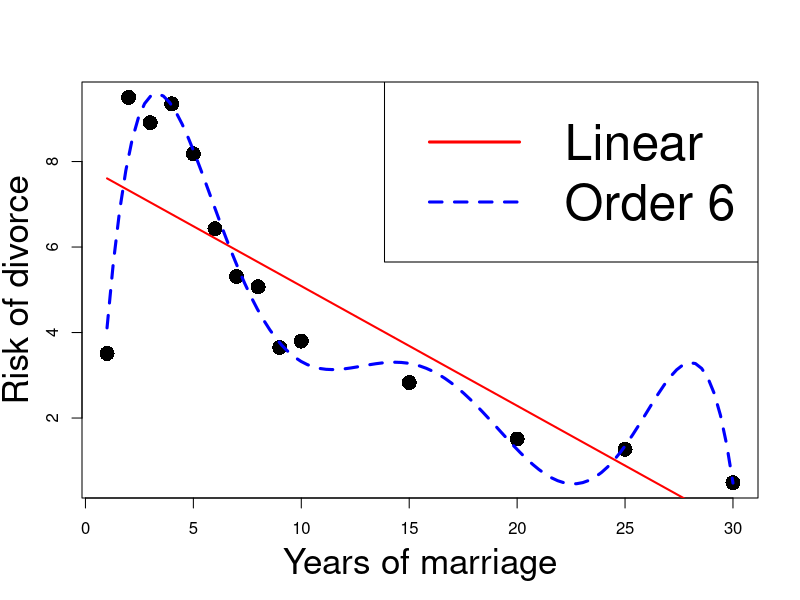
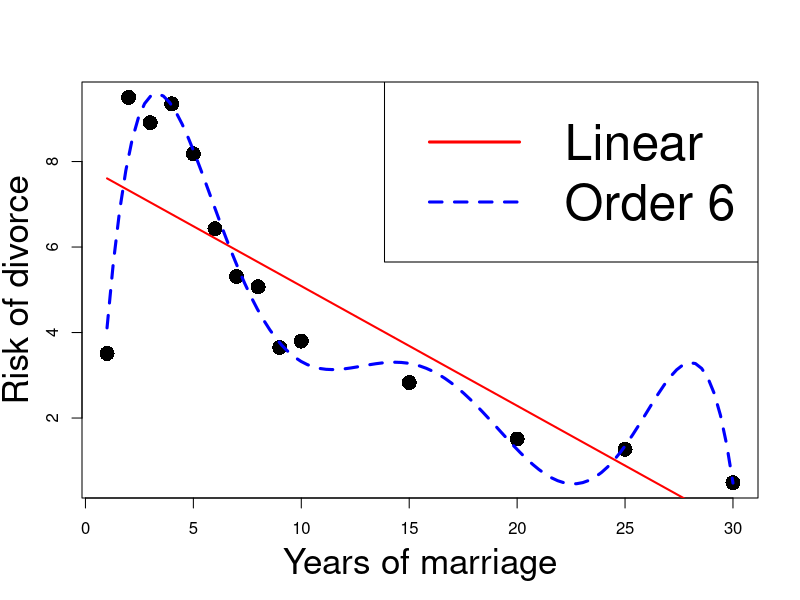
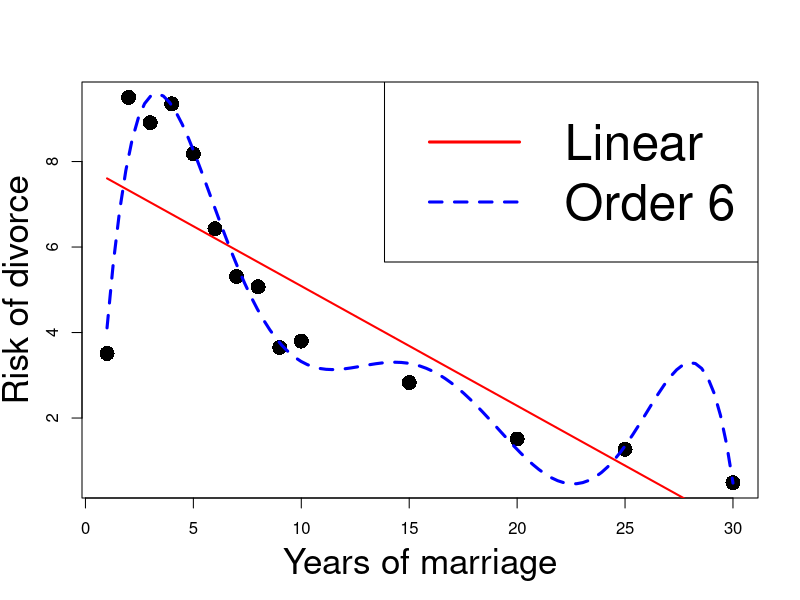
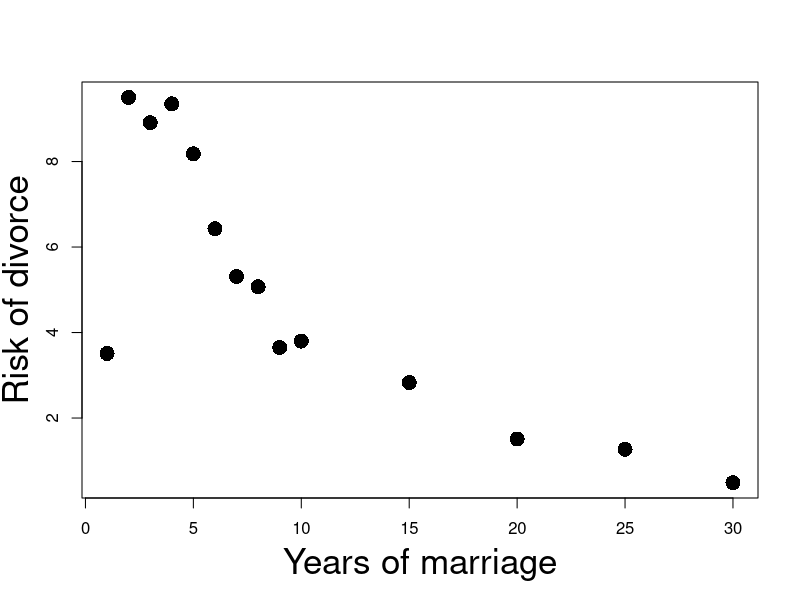
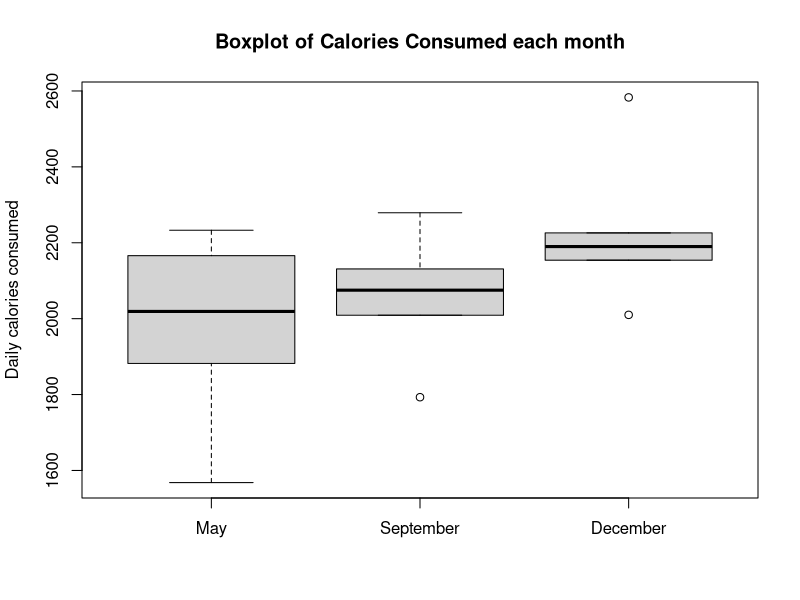
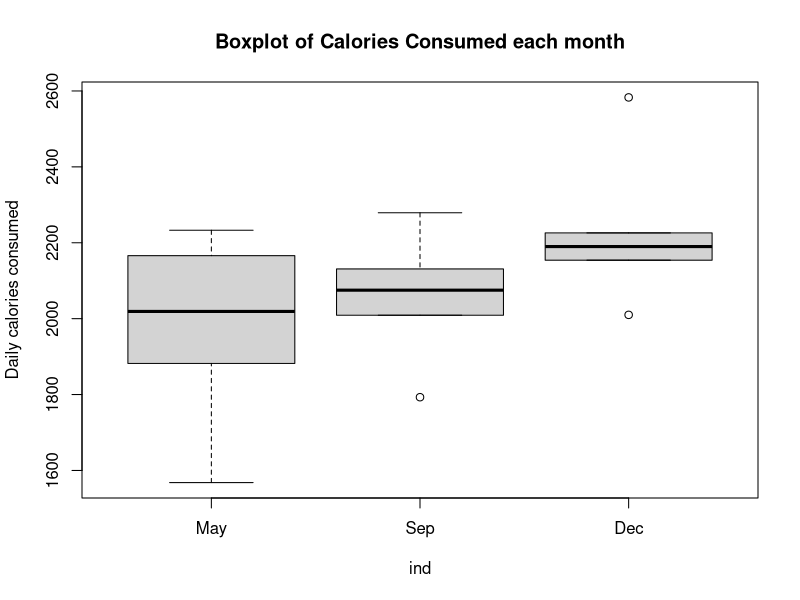
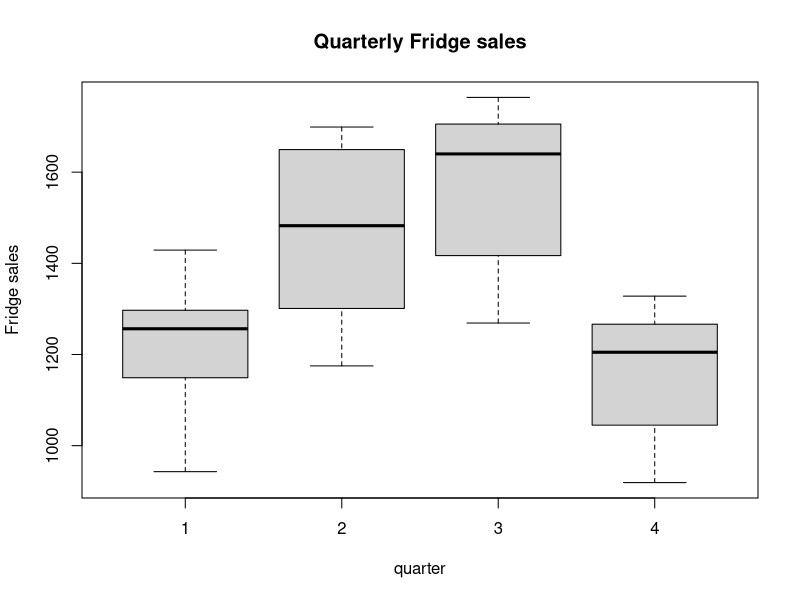

Write R code to recreate these figures, in order.
## ---- chunk 1
#| echo: true

# Enter the data
Z1 <- c(10, 15, 18, 24, 30)
Z2 <- c(50, 75, 90, 120, 150)
Z3 <- c(52, 75, 97, 129, 152)

# Z1 and Z3 are approx correlated
cor(Z1, Z3)

# Z1 and Z2 are exactly correlated
cor(Z1, Z2)

# Z2 and Z3 are approx correlated
cor(Z2, Z3)
## ---- chunk 2
#| echo: true

# Enter the data
Z1 <- c(10, 15, 18, 24, 30)
Z2 <- c(50, 75, 90, 120, 150)
Z3 <- c(52, 75, 97, 129, 152)

# Assemble design matrix
Z <- matrix(c(Z1, Z2, Z3), ncol = 3)

# Compute determinant of Z^T Z
det ( t(Z) %*% Z )
## ---- chunk 3
# Enter the data
Z1 <- c(10, 15, 18, 24, 30)
Z2 <- c(50, 75, 90, 120, 150)
Z3 <- c(52, 75, 97, 129, 152)

# Consider perturbation Z1 + 0.01
PZ1 <- Z1 + 0.01

# Assemble perturbed design matrix
Z <- matrix(c(PZ1, Z2, Z3), ncol = 3)

# Compute the inverse of Z^T Z
solve ( t(Z) %*% Z )
## ---- chunk 4
# Enter the data
Z1 <- c(10, 15, 18, 24, 30)
Z2 <- c(50, 75, 90, 120, 150)
Z3 <- c(52, 75, 97, 129, 152)

# Consider perturbation Z1 + 0.02
PZ1 <- Z1 + 0.02

# Assemble perturbed design matrix
Z <- matrix(c(PZ1, Z2, Z3), ncol = 3)

# Compute the inverse of Z^T Z
solve ( t(Z) %*% Z )
## ---- chunk 5
Z1 <- c(10, 15, 18, 24, 30)
mean(Z1)
## ---- chunk 6
# Enter data
y <- c(70, 65, 90, 95, 110, 115, 120, 140, 155, 150)
x2 <- c(80, 100, 120, 140, 160, 180, 200, 220, 240, 260)
x3 <- c(810, 1009, 1273, 1425, 1633, 1876, 2052, 2201, 2435, 2686)

# Fit model
model <- lm(y ~ x2 + x3)

# We want to display only part of summary
# First capture the output into a vector
temp <- capture.output(summary(model))

# Then print only the lines of interest
cat(paste(temp[9:20], collapse = "\n"))
## ---- chunk 7
# Enter data
y <- c(70, 65, 90, 95, 110, 115, 120, 140, 155, 150)
x2 <- c(80, 100, 120, 140, 160, 180, 200, 220, 240, 260)
x3 <- c(810, 1009, 1273, 1425, 1633, 1876, 2052, 2201, 2435, 2686)

# Fit model
model <- lm(y ~ x2 + x3)

# We want to display only part of summary
# First capture the output into a vector
temp <- capture.output(summary(model))

# Then print only the lines of interest
cat(paste(temp[9:20], collapse = "\n"))
## ---- chunk 8
# Enter data
y <- c(70, 65, 90, 95, 110, 115, 120, 140, 155, 150)
x2 <- c(80, 100, 120, 140, 160, 180, 200, 220, 240, 260)
x3 <- c(810, 1009, 1273, 1425, 1633, 1876, 2052, 2201, 2435, 2686)

# Fit model
model <- lm(y ~ x2 + x3)

# We want to display only part of summary
# First capture the output into a vector
temp <- capture.output(summary(model))

# Then print only the lines of interest
cat(paste(temp[9:20], collapse = "\n"))
## ---- chunk 9
# Enter data
y <- c(70, 65, 90, 95, 110, 115, 120, 140, 155, 150)
x2 <- c(80, 100, 120, 140, 160, 180, 200, 220, 240, 260)
x3 <- c(810, 1009, 1273, 1425, 1633, 1876, 2052, 2201, 2435, 2686)

# Fit model
model <- lm(y ~ x2 + x3)

# We want to display only part of summary
# First capture the output into a vector
temp <- capture.output(summary(model))

# Then print only the lines of interest
cat(paste(temp[9:20], collapse = "\n"))
## ---- chunk 10
# Enter data
x2 <- c(80, 100, 120, 140, 160, 180, 200, 220, 240, 260)
x3 <- c(810, 1009, 1273, 1425, 1633, 1876, 2052, 2201, 2435, 2686)

# Compute correlation
cor(x2, x3)
## ---- chunk 11
# Enter data
y <- c(70, 65, 90, 95, 110, 115, 120, 140, 155, 150)
x2 <- c(80, 100, 120, 140, 160, 180, 200, 220, 240, 260)
x3 <- c(810, 1009, 1273, 1425, 1633, 1876, 2052, 2201, 2435, 2686)

# Fit expenditure as function of income
model.1 <- lm(y ~ x2)

# Capture output
temp.1 <- capture.output(summary(model.1))

# Print reduced output
cat(paste(temp.1[9:19], collapse = "\n"))
## ---- chunk 12
# Enter data
y <- c(70, 65, 90, 95, 110, 115, 120, 140, 155, 150)
x2 <- c(80, 100, 120, 140, 160, 180, 200, 220, 240, 260)
x3 <- c(810, 1009, 1273, 1425, 1633, 1876, 2052, 2201, 2435, 2686)

# Fit expenditure as function of wealth
model.2 <- lm(y ~ x3)

# Capture output
temp.2 <- capture.output(summary(model.2))

# Print reduced output
cat(paste(temp.2[9:19], collapse = "\n"))
## ---- chunk 13
longley <- read.table(file = "datasets/longley.txt",
                      header = TRUE)

head(longley,n=3)
## ---- chunk 14
# Read data file
longley <- read.table(file = "datasets/longley.txt",
                      header = TRUE)

# Return correlations larger than 0.9
cor(longley[ , 1:6]) > 0.9
## ---- chunk 15
#| echo: true
#| code-fold: true
#| code-summary: "Click here to show the full code"
#| fig-asp: 1

# Divorces data
year <- c(1, 2, 3, 4, 5, 6,7, 8, 9, 10, 15, 20, 25, 30)
percent <- c(3.51, 9.5, 8.91, 9.35, 8.18, 6.43, 5.31, 
             5.07, 3.65, 3.8, 2.83, 1.51, 1.27, 0.49)

# Fit linear model
linear <- lm(percent ~ year)

# Fit order 6 model
order_6 <- lm(percent ~ year  + I( year^2 ) + I( year^3 ) + 
                                I( year^4 ) + I( year^5 ) +
                                I( year^6 ))

# Scatter plot of data
plot(year, percent, xlab = "", ylab = "", pch = 16, cex = 2)

# Add labels
mtext("Years of marriage", side = 1, line = 3, cex = 2.1)
mtext("Risk of divorce", side = 2, line = 2.5, cex = 2.1)

# Plot Linear Vs Quadratic
polynomial <- Vectorize(function(x, ps) {
  n <- length(ps)
  sum(ps*x^(1:n-1))
}, "x")
curve(polynomial(x, coef(linear)), add=TRUE, col = "red", lwd = 2)
curve(polynomial(x, coef(order_6)), add=TRUE, col = "blue", lty = 2, lwd = 3)
legend("topright", legend = c("Linear", "Order 6"), 
       col = c("red", "blue"), lty = c(1,2), cex = 3, lwd = 3)
## ---- chunk 16
#| echo: true
#| code-fold: true
#| code-summary: "Click here to show the full code"
#| fig-asp: 1

# Divorces data
year <- c(1, 2, 3, 4, 5, 6,7, 8, 9, 10, 15, 20, 25, 30)
percent <- c(3.51, 9.5, 8.91, 9.35, 8.18, 6.43, 5.31, 
             5.07, 3.65, 3.8, 2.83, 1.51, 1.27, 0.49)

# Fit linear model
linear <- lm(percent ~ year)

# Fit order 6 model
order_6 <- lm(percent ~ year  + I( year^2 ) + I( year^3 ) + 
                                I( year^4 ) + I( year^5 ) +
                                I( year^6 ))

# Scatter plot of data
plot(year, percent, xlab = "", ylab = "", pch = 16, cex = 2)

# Add labels
mtext("Years of marriage", side = 1, line = 3, cex = 2.1)
mtext("Risk of divorce", side = 2, line = 2.5, cex = 2.1)

# Plot Linear Vs Quadratic
polynomial <- Vectorize(function(x, ps) {
  n <- length(ps)
  sum(ps*x^(1:n-1))
}, "x")
curve(polynomial(x, coef(linear)), add=TRUE, col = "red", lwd = 2)
curve(polynomial(x, coef(order_6)), add=TRUE, col = "blue", lty = 2, lwd = 3)
legend("topright", legend = c("Linear", "Order 6"), 
       col = c("red", "blue"), lty = c(1,2), cex = 3, lwd = 3)
## ---- chunk 17
#| echo: true
#| code-fold: true
#| code-summary: "Click here to show the full code"
#| fig-asp: 1

# Divorces data
year <- c(1, 2, 3, 4, 5, 6,7, 8, 9, 10, 15, 20, 25, 30)
percent <- c(3.51, 9.5, 8.91, 9.35, 8.18, 6.43, 5.31, 
             5.07, 3.65, 3.8, 2.83, 1.51, 1.27, 0.49)

# Fit linear model
linear <- lm(percent ~ year)

# Fit order 6 model
order_6 <- lm(percent ~ year  + I( year^2 ) + I( year^3 ) + 
                                I( year^4 ) + I( year^5 ) +
                                I( year^6 ))

# Scatter plot of data
plot(year, percent, xlab = "", ylab = "", pch = 16, cex = 2)

# Add labels
mtext("Years of marriage", side = 1, line = 3, cex = 2.1)
mtext("Risk of divorce", side = 2, line = 2.5, cex = 2.1)

# Plot Linear Vs Quadratic
polynomial <- Vectorize(function(x, ps) {
  n <- length(ps)
  sum(ps*x^(1:n-1))
}, "x")
curve(polynomial(x, coef(linear)), add=TRUE, col = "red", lwd = 2)
curve(polynomial(x, coef(order_6)), add=TRUE, col = "blue", lty = 2, lwd = 3)
legend("topright", legend = c("Linear", "Order 6"), 
       col = c("red", "blue"), lty = c(1,2), cex = 3, lwd = 3)
## ---- chunk 18
#| echo: true
#| code-fold: true
#| code-summary: "Click here to show the full code"
#| fig-asp: 1

# Divorces data
year <- c(1, 2, 3, 4, 5, 6,7, 8, 9, 10, 15, 20, 25, 30)
percent <- c(3.51, 9.5, 8.91, 9.35, 8.18, 6.43, 5.31, 
             5.07, 3.65, 3.8, 2.83, 1.51, 1.27, 0.49)

# Scatter plot of data
plot(year, percent, xlab = "", ylab = "", pch = 16, cex = 2)

# Add labels
mtext("Years of marriage", side = 1, line = 3, cex = 2.1)
mtext("Risk of divorce", side = 2, line = 2.5, cex = 2.1)
## ---- chunk 19
# Enter the data
may <- c(2166, 1568, 2233, 1882, 2019)
sep <- c(2279, 2075, 2131, 2009, 1793)
dec <- c(2226, 2154, 2583, 2010, 2190)

# Combine vectors into a list and label them
data <- list(May = may, September = sep, December = dec)

# Create the boxplot
boxplot(data,
        main = "Boxplot of Calories Consumed each month",
        ylab = "Daily calories consumed")
## ---- chunk 20
# Enter the data
may <- c(2166, 1568, 2233, 1882, 2019)
sep <- c(2279, 2075, 2131, 2009, 1793)
dec <- c(2226, 2154, 2583, 2010, 2190)

# Compute means for each sample
may.bar <- mean(may)
sep.bar <- mean(sep)
dec.bar <- mean(dec)

# Compute grand mean
x.bar <- mean(c(may, sep, dec))

# Compute TrSS
TrSS <- 5 * (may.bar - x.bar)^2 + 5 * (sep.bar - x.bar)^2 + 5 * (dec.bar - x.bar)^2

# Compute ESS
ESS <- sum((may - may.bar)^2) + sum((sep - sep.bar)^2) + sum((dec - dec.bar)^2)

# Print result
c(TrSS = TrSS, ESS = ESS)
## ---- chunk 21
# Enter the data
may <- c(2166, 1568, 2233, 1882, 2019)
sep <- c(2279, 2075, 2131, 2009, 1793)
dec <- c(2226, 2154, 2583, 2010, 2190)

# Compute means for each sample
may.bar <- mean(may)
sep.bar <- mean(sep)
dec.bar <- mean(dec)

# Compute grand mean
x.bar <- mean(c(may, sep, dec))

# Compute TrSS
TrSS <- 5 * (may.bar - x.bar)^2 + 5 * (sep.bar - x.bar)^2 + 5 * (dec.bar - x.bar)^2

# Compute ESS
ESS <- sum((may - may.bar)^2) + sum((sep - sep.bar)^2) + sum((dec - dec.bar)^2)

# Enter number of groups and sample size
k <- 3; n <- 15

# Compute F-statistic
F.obs = ( TrSS/(k-1) ) / ( ESS/(n-k) )

# Print
F.obs
## ---- chunk 22
# Enter the data
may <- c(2166, 1568, 2233, 1882, 2019)
sep <- c(2279, 2075, 2131, 2009, 1793)
dec <- c(2226, 2154, 2583, 2010, 2190)

# Compute means for each sample
may.bar <- mean(may)
sep.bar <- mean(sep)
dec.bar <- mean(dec)

# Compute grand mean
x.bar <- mean(c(may, sep, dec))

# Compute TrSS
TrSS <- 5 * (may.bar - x.bar)^2 + 5 * (sep.bar - x.bar)^2 + 5 * (dec.bar - x.bar)^2

# Compute ESS
ESS <- sum((may - may.bar)^2) + sum((sep - sep.bar)^2) + sum((dec - dec.bar)^2)

# Enter number of groups and sample size
k <- 3; n <- 15

# Compute F-statistic
F.obs = ( TrSS/(k-1) ) / ( ESS/(n-k) )

# Compute the p-value
p <- 1 - pf(F.obs, df1 = k-1, df2 = n-k)

# Print
p
## ---- chunk 23
sex.num <- c(1, 1, 1, 0, 1, 0)

# Turn sex.num into a factor
sex.num.factor <- factor(sex.num)

# Print the factor obtained
print(sex.num.factor)
## ---- chunk 24
sex.char <- c("female", "female", "female", "male", "female", "male")

# Turn sex.char into a factor
sex.char.factor <- factor(sex.char)

# Print the factor obtained
print(sex.char.factor)
## ---- chunk 25
sex.char <- c("female", "female", "female", "male", "female", "male")

# Turn sex.char into a factor
factor(sex.char)
## ---- chunk 26
sex.char <- c("female", "female", "female", "male", "female", "male")

# Turn sex.char into a factor, swapping the levels
factor(sex.char, levels = c("male", "female"))
## ---- chunk 27
sex.num <- c(1, 1, 1, 0, 1, 0)
sex.num.factor <- factor(sex.num)
print(sex.num.factor)
## ---- chunk 28
sex.num <- c(1, 1, 1, 0, 1, 0)
sex.num.factor <- factor(sex.num)
print(sex.num.factor[2:5])
## ---- chunk 29
sex.char <- c("female", "female", "female", "male", "female", "male")
sex.char.factor <- factor(sex.char)
sex.char.factor
## ---- chunk 30
sex.char <- c("female", "female", "female", "male", "female", "male")
sex.char.factor <- factor(sex.char)
sex.char.factor[c(1:3, 5)]
## ---- chunk 31
sex.char <- c("female", "female", "female", "male", "female", "male")

sex.char.factor <- factor(sex.char)

# Print the factor obtained
print(levels(sex.char.factor))
## ---- chunk 32
sex.num <- c(1, 1, 1, 0, 1, 0)

sex.num.factor <- factor(sex.num)

print(levels(sex.num.factor))
## ---- chunk 33
sex.char <- c("female", "female", "female", "male", "female", "male")
sex.char.factor <- factor(sex.char)

levels(sex.char.factor) <- c("f", "m")
print(sex.char.factor)
## ---- chunk 34
sex.num <- c(1, 1, 1, 0, 1, 0)

sex.num.factor <- factor(sex.num)

sex.num.factor == "0"
## ---- chunk 35
firstname <- c("Liz", "Jolene", "Susan", "Boris", "Rochelle", "Tim")

sex.num <- c(1, 1, 1, 0, 1, 0)

sex.num.factor <- factor(sex.num)

firstname[ sex.num.factor == "0" ]
## ---- chunk 36
# Enter the data
may <- c(2166, 1568, 2233, 1882, 2019)
sep <- c(2279, 2075, 2131, 2009, 1793)
dec <- c(2226, 2154, 2583, 2010, 2190)

# Combine values into one long vector
values <- c(may, sep, dec)

# Create vector of group labels
ind <- rep(c("May", "Sep", "Dec"), each = 5)

# Turn vector of group labels into a factor
# Note that we order the levels
ind <- factor(ind, levels = c("May", "Sep", "Dec"))

# Combine values and labels into a data frame
d <- data.frame(values, ind)

# Print d for visualization
print(d)
## ---- chunk 37
# Enter the data
may <- c(2166, 1568, 2233, 1882, 2019)
sep <- c(2279, 2075, 2131, 2009, 1793)
dec <- c(2226, 2154, 2583, 2010, 2190)

# Combine values into one long vector
values <- c(may, sep, dec)

# Create vector of group labels
ind <- rep(c("May", "Sep", "Dec"), each = 5)

# Turn vector of group labels into a factor
# Note that we order the levels
ind <- factor(ind, levels = c("May", "Sep", "Dec"))

# Combine values and labels into a data frame
d <- data.frame(values, ind)

boxplot(values ~ ind, data = d,
        main = "Boxplot of Calories Consumed each month",
        ylab = "Daily calories consumed")
## ---- chunk 38
# Enter the data
may <- c(2166, 1568, 2233, 1882, 2019)
sep <- c(2279, 2075, 2131, 2009, 1793)
dec <- c(2226, 2154, 2583, 2010, 2190)

# Combine values into one long vector
values <- c(may, sep, dec)

# Create vector of group labels
ind <- rep(c("May", "Sep", "Dec"), each = 5)

# Turn vector of group labels into a factor
ind <- factor(ind)

# Combine values and labels into a data frame
d <- data.frame(values, ind)

# Perform ANOVA F-test
model <- aov(values ~ ind, data = d)

# Print summary
summary(model)
## ---- chunk 39
# Enter the data
may <- c(2166, 1568, 2233, 1882, 2019)
dec <- c(2226, 2154, 2583, 2010, 2190)

# Two-sample t-test for difference in means
t.test(may, dec, var.equal = T)$p.value
## ---- chunk 40
# Enter the data
may <- c(2166, 1568, 2233, 1882, 2019)
dec <- c(2226, 2154, 2583, 2010, 2190)

# Combine values into one long vector
values <- c(may, dec)

# Create factor of group labels
ind <- factor(rep(c("May", "Dec"), each = 5))

# Combine values and labels into a data frame
d <- data.frame(values, ind)

# Perform ANOVA F-test
model <- aov(values ~ ind, data = d)

# Print summary
summary(model)
## ---- chunk 41
sales <- read.table(file = "datasets/fridge_sales.txt",
                    header = TRUE)

print(sales)
## ---- chunk 42
d <- read.table(file = "datasets/fridge_sales.txt",
                    header = TRUE)

head(d, n=4)
## ---- chunk 43
# Load dataset on Fridge Sales
d <- read.table(file = "datasets/fridge_sales.txt", header = TRUE)

d$quarter <- factor(d$quarter)
d$quarter
## ---- chunk 44
# Load dataset on Fridge Sales
d <- read.table(file = "datasets/fridge_sales.txt", header = TRUE)

d$quarter <- factor(d$quarter)

boxplot(fridge.sales ~ quarter, data = d,
        main = "Quarterly Fridge sales", ylab = "Fridge sales")
## ---- chunk 45
# Load dataset on Fridge Sales
d <- read.table(file = "datasets/fridge_sales.txt", header = TRUE)

d$quarter <- factor(d$quarter)

# Perform ANOVA F-test
anova <- aov(fridge.sales ~ quarter, data = d)

# Print output
summary(anova)
## ---- chunk 46
d <- read.table(file = "datasets/fridge_sales.txt", header = TRUE)

# For example, compute average fridge sales in Q3

fridge.sales.q3 <- d$fridge.sales[ d$quarter == 3 ]

mean(fridge.sales.q3)
